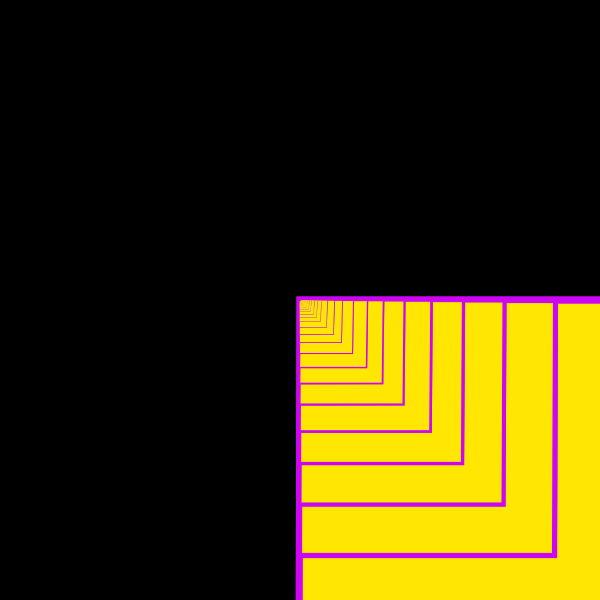
Frame 1 (no input)
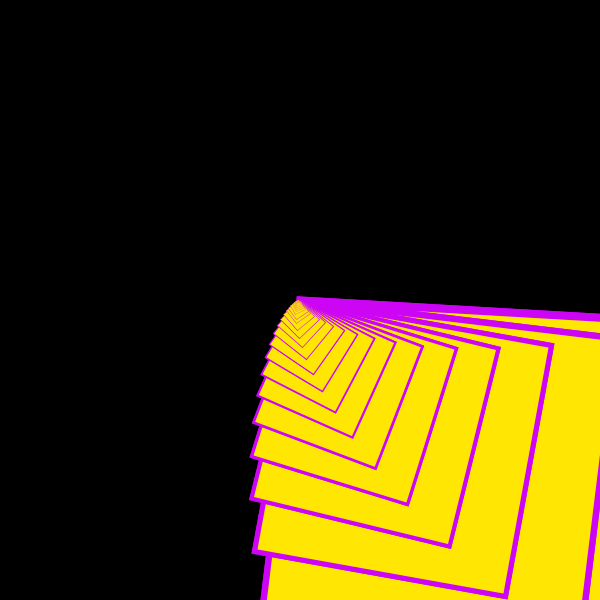
Frame 60 (the mouse pressed at the canvas centre just before this capture)
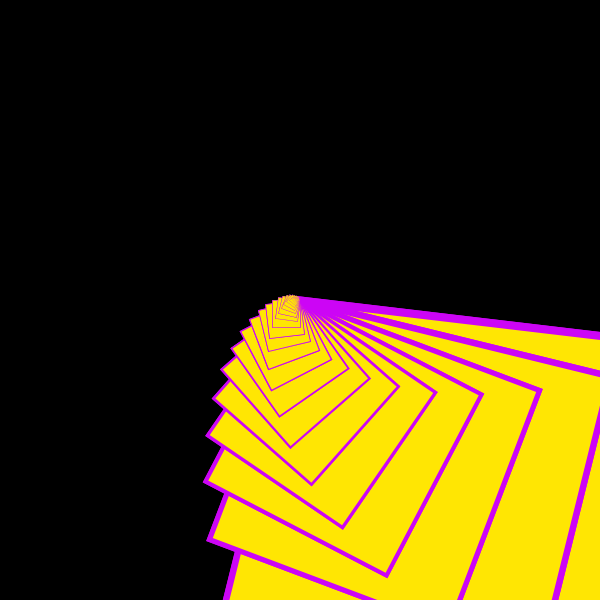
Frame 120 (the mouse held since frame 60 and released just before this capture)

The Processing sketch that drew these frames (run headless with seeded random() and noise(); from frame 60 on, the mouse is pressed at the canvas centre):

// Processing sketch: processing_143328
// ── processing_143328.pde


//Name: PARK Jeungeun
//ID: 201420080

float angle;  

    

void setup()  

{  

  size(600,600);  

  background(#325A7D);  

}  

    

void draw()  

{  

  background(0);  

     

  // rotation angle  

  angle += 0.001;  

    

  strokeWeight(10);  

  stroke(204,5,245);  

  fill(255,230,3);  

     

  // move coordinate origin to center of sketch window  

  translate(width/2,height/2);  

     

  // number of scaled rectangles  

  for (int i=0; i<80; i++){  

    rotate(angle);  

    scale(0.8);  

    rectMode(RIGHT);  

    rect(0,0,500,500);  
    
    
    rectMode(LEFT);  

    rect(0,0,500,500);  

    
     

  }  

} 
